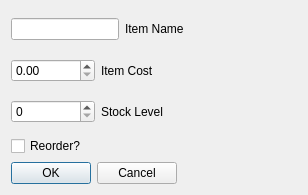
<?xml version="1.0" encoding="UTF-8"?>
<ui version="4.0">
 <class>EditItemDialog</class>
 <widget class="QDialog" name="EditItemDialog">
  <property name="geometry">
   <rect>
    <x>0</x>
    <y>0</y>
    <width>308</width>
    <height>195</height>
   </rect>
  </property>
  <property name="windowTitle">
   <string>Dialog</string>
  </property>
  <layout class="QVBoxLayout" name="verticalLayout_2">
   <item>
    <layout class="QHBoxLayout" name="horizontalLayout_7">
     <item>
      <layout class="QVBoxLayout" name="verticalLayout">
       <item>
        <layout class="QHBoxLayout" name="horizontalLayout_2">
         <item>
          <widget class="QLineEdit" name="name"/>
         </item>
         <item>
          <widget class="QLabel" name="label">
           <property name="text">
            <string>Item Name</string>
           </property>
          </widget>
         </item>
        </layout>
       </item>
       <item>
        <layout class="QHBoxLayout" name="horizontalLayout_3">
         <item>
          <widget class="QDoubleSpinBox" name="unitCost"/>
         </item>
         <item>
          <widget class="QLabel" name="label_2">
           <property name="text">
            <string>Item Cost</string>
           </property>
          </widget>
         </item>
        </layout>
       </item>
       <item>
        <layout class="QHBoxLayout" name="horizontalLayout_4">
         <item>
          <widget class="QSpinBox" name="stockLevel"/>
         </item>
         <item>
          <widget class="QLabel" name="label_3">
           <property name="text">
            <string>Stock Level</string>
           </property>
          </widget>
         </item>
        </layout>
       </item>
       <item>
        <widget class="QCheckBox" name="reorder">
         <property name="text">
          <string>Reorder?</string>
         </property>
        </widget>
       </item>
      </layout>
     </item>
     <item>
      <spacer name="horizontalSpacer">
       <property name="orientation">
        <enum>Qt::Horizontal</enum>
       </property>
       <property name="sizeHint" stdset="0">
        <size>
         <width>48</width>
         <height>18</height>
        </size>
       </property>
      </spacer>
     </item>
    </layout>
   </item>
   <item>
    <layout class="QHBoxLayout" name="horizontalLayout">
     <item>
      <widget class="QDialogButtonBox" name="buttonBox">
       <property name="orientation">
        <enum>Qt::Horizontal</enum>
       </property>
       <property name="standardButtons">
        <set>QDialogButtonBox::Cancel|QDialogButtonBox::Ok</set>
       </property>
      </widget>
     </item>
     <item>
      <spacer name="horizontalSpacer_2">
       <property name="orientation">
        <enum>Qt::Horizontal</enum>
       </property>
       <property name="sizeHint" stdset="0">
        <size>
         <width>40</width>
         <height>20</height>
        </size>
       </property>
      </spacer>
     </item>
    </layout>
   </item>
  </layout>
 </widget>
 <resources/>
 <connections>
  <connection>
   <sender>buttonBox</sender>
   <signal>accepted()</signal>
   <receiver>EditItemDialog</receiver>
   <slot>accept()</slot>
   <hints>
    <hint type="sourcelabel">
     <x>248</x>
     <y>254</y>
    </hint>
    <hint type="destinationlabel">
     <x>157</x>
     <y>274</y>
    </hint>
   </hints>
  </connection>
  <connection>
   <sender>buttonBox</sender>
   <signal>rejected()</signal>
   <receiver>EditItemDialog</receiver>
   <slot>reject()</slot>
   <hints>
    <hint type="sourcelabel">
     <x>316</x>
     <y>260</y>
    </hint>
    <hint type="destinationlabel">
     <x>286</x>
     <y>274</y>
    </hint>
   </hints>
  </connection>
 </connections>
</ui>
